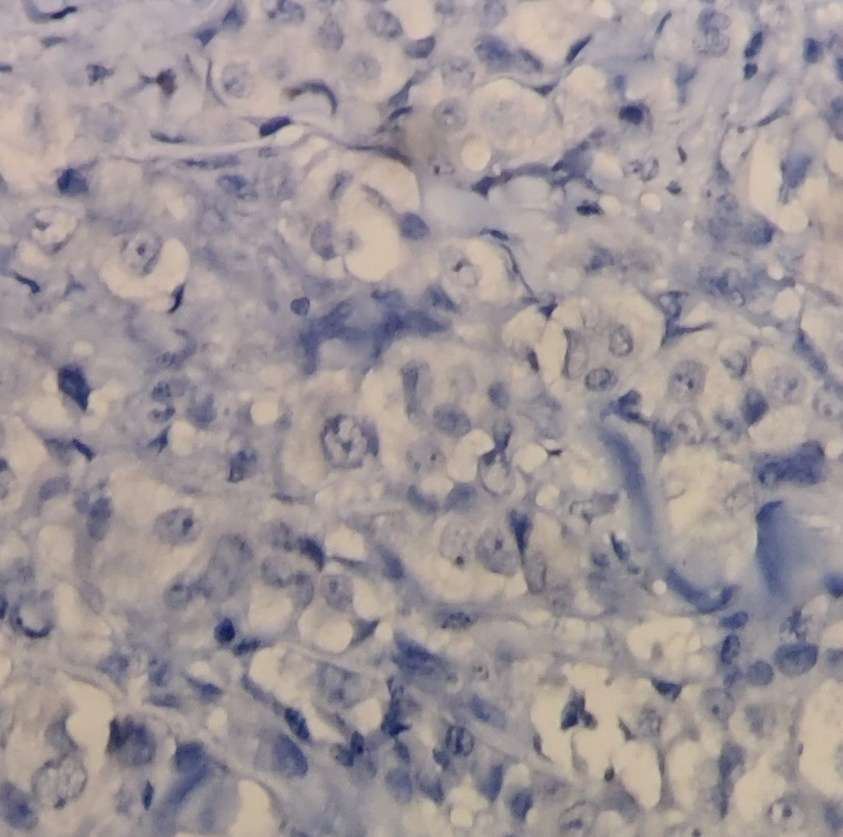
#> input picture scripts/0/0/10Her2.jpg, 843 x 837 px, shrunk from 1049 x 1041 before the run
$ python macenko.py 0/0/10Her2.jpg
#> lines starting #> are read from the running program, lines starting #| are printed output that depends on the picture
"""
Capa 2: Separacion y Variacion de Tincion (Algoritmo de Macenko)
-----------------------------------------------------------------
El algoritmo de Macenko descompone matematicamente una imagen HER2 en
sus dos canales de color fundamentales:
  - Hematoxilina (H): tine los nucleos celulares de azul/violeta.
  - DAB (D): tine la membrana HER2 positiva de marron.

Una vez separados, podemos alterar la concentracion de cada canal
de forma independiente para simular diferentes laboratorios, escáneres
y concentraciones de reactivos. Esto es la base de la síntesis de datos.
"""

import numpy as np
from PIL import Image
import matplotlib.pyplot as plt
import os


# =============================================================================
# 1. MATRICES DE REFERENCIA MACENKO (HE + DAB)
# =============================================================================
# Estos valores son los vectores de absorbancia óptica estándar de la literatura
# para Hematoxilina y DAB en el espacio de densidad óptica (OD).
# Referencia: Macenko et al., ISBI 2009.

# H&E estándar
HE_REFERENCE = np.array([
    [0.5626, 0.7201, 0.4062],
    [0.2159, 0.8012, 0.5581]
])

# IHC / Inmunomarcación (Hematoxilina + DAB)
IHC_REFERENCE = np.array([
    [0.6500, 0.7040, 0.2860],   # Hematoxilina azul/violeta
    [0.2680, 0.5700, 0.7760]    # DAB marrón dorado
])


# [29 lines left out: function calibrate_reference, not called in this run]


# =============================================================================
# 2. CONVERSION RGB <-> DENSIDAD OPTICA (OD)
# =============================================================================

def rgb_to_od(image_rgb):
    """
    Convierte una imagen RGB (uint8) a espacio de Densidad Optica (OD).
    OD = -log(I / I0), donde I0 = 255 (luz blanca de referencia).
    Se clampea a 1e-6 para evitar log(0).
    """
    image_rgb = image_rgb.astype(np.float64)
    image_rgb = np.clip(image_rgb, 1e-6, 255.0)
    od = -np.log(image_rgb / 255.0)
    return od


def od_to_rgb(od):
    """
    Convierte densidad optica de vuelta a RGB (uint8).
    """
    rgb = np.exp(-od) * 255.0
    rgb = np.clip(rgb, 0, 255).astype(np.uint8)
    return rgb


# =============================================================================
# 3. SEPARACION DE CANALES (MACENKO SIMPLIFICADO)
# =============================================================================

def separate_stains(image_rgb, reference=HE_REFERENCE):
    """
    Separa la imagen en sus canales de tincion (H y DAB).

    Retorna:
        concentrations: array (H, W, 2) con la concentracion de cada tincion
                        en cada pixel. Canal 0 = H, Canal 1 = DAB.
        od: imagen en espacio OD.
    """
    h, w, _ = image_rgb.shape
    od = rgb_to_od(image_rgb)

    # Aplanar a (N, 3) para la multiplicacion matricial
    od_flat = od.reshape(-1, 3)

    # Separar usando pseudoinversa de la matriz de referencia
    # OD = C @ M  =>  C = OD @ pinv(M)
    # M shape: (2, 3), pinv(M) shape: (3, 2)
    # od_flat shape: (N, 3), resultado: (N, 2)
    M = reference                          # (2, 3)
    M_pinv = np.linalg.pinv(M)            # (3, 2)
    concentrations = od_flat @ M_pinv     # (N, 2)
    concentrations = concentrations.reshape(h, w, 2)

    return concentrations, od


def reconstruct_from_stains(concentrations, reference=HE_REFERENCE):
    """
    Reconstruye la imagen RGB a partir de las concentraciones y la referencia.
    """
    h, w, _ = concentrations.shape
    conc_flat = concentrations.reshape(-1, 2)

    # OD reconstruido = Concentracion * Matriz de referencia
    od_reconstructed = conc_flat @ reference
    od_reconstructed = od_reconstructed.reshape(h, w, 3)

    return od_to_rgb(od_reconstructed)


# =============================================================================
# 4. AUMENTACION DE COLOR (EL CORAZON DE LA SINTESIS)
# =============================================================================

def augment_staining(
    image_rgb,
    h_scale=1.0,
    dab_scale=1.0,
    h_shift=0.0,
    dab_shift=0.0,
    brightness_scale=1.0,
    stain_type="ihc"
):
    """
    Aplica variaciones controladas de tincion sobre una imagen HER2.

    Parametros:
        h_scale (float):        Factor de escala de Hematoxilina (0.7 = más claro, 1.3 = más oscuro)
        dab_scale (float):      Factor de escala de DAB (0.7 = HER2 debil, 1.3 = HER2 intenso)
        h_shift (float):        Desplazamiento aditivo en H (puede ser negativo)
        dab_shift (float):      Desplazamiento aditivo en DAB
        brightness_scale (float): Simula el brillo general del escaner (0.8 a 1.2)

    Retorna:
        Imagen sintética RGB augmentada.
    """
    ref = IHC_REFERENCE if stain_type == "ihc" else HE_REFERENCE
    concentrations, _ = separate_stains(image_rgb, reference=ref)

    # Alterar concentraciones de cada canal independientemente
    synthetic_conc = concentrations.copy()
    synthetic_conc[:, :, 0] = synthetic_conc[:, :, 0] * h_scale + h_shift    # Hematoxilina
    synthetic_conc[:, :, 1] = synthetic_conc[:, :, 1] * dab_scale + dab_shift  # DAB

    # Evitar concentraciones negativas (no fisicamente posibles)
    synthetic_conc = np.clip(synthetic_conc, 0, None)

    # Reconstruir imagen
    synthetic_rgb = reconstruct_from_stains(synthetic_conc, reference=ref)

    # Aplicar factor de brillo global (simula temperatura de luz del escaner)
    synthetic_rgb = np.clip(
        synthetic_rgb.astype(np.float64) * brightness_scale, 0, 255
    ).astype(np.uint8)

    return synthetic_rgb


# =============================================================================
# 5. GENERADOR DE VARIACIONES SINTETICAS
# =============================================================================

def generate_stain_variants(image_rgb, n_variants=5, seed=None):
    """
    Genera N variaciones sinteticas de una imagen HER2 con tincion aleatoria.

    Retorna:
        Lista de imagenes RGB sinteticas.
    """
    if seed is not None:
        np.random.seed(seed)

    variants = []
    for _ in range(n_variants):
        h_scale       = np.random.uniform(0.7, 1.3)
        dab_scale     = np.random.uniform(0.7, 1.3)
        h_shift       = np.random.uniform(-0.03, 0.03)
        dab_shift     = np.random.uniform(-0.03, 0.03)
        brightness    = np.random.uniform(0.85, 1.15)

        variant = augment_staining(
            image_rgb,
            h_scale=h_scale,
            dab_scale=dab_scale,
            h_shift=h_shift,
            dab_shift=dab_shift,
            brightness_scale=brightness
        )
        variants.append(variant)

    return variants


# =============================================================================
# 6. VISUALIZADOR DE CANALES SEPARADOS
# =============================================================================

def visualize_stain_separation(image_rgb, output_path=None):
    """
    Visualiza la imagen original y sus canales H y DAB separados.
    """
    concentrations, _ = separate_stains(image_rgb)

    # Reconstruir canal H puro (sin DAB)
    c_h = concentrations.copy()
    c_h[:, :, 1] = 0
    h_image = reconstruct_from_stains(c_h)

    # Reconstruir canal DAB puro (sin H)
    c_dab = concentrations.copy()
    c_dab[:, :, 0] = 0
    dab_image = reconstruct_from_stains(c_dab)

    fig, axes = plt.subplots(1, 3, figsize=(15, 5))
    axes[0].imshow(image_rgb)
    axes[0].set_title("Original", fontsize=12)
    axes[0].axis("off")

    axes[1].imshow(h_image)
    axes[1].set_title("Canal H\n(Hematoxilina - Núcleos)", fontsize=12)
    axes[1].axis("off")

    axes[2].imshow(dab_image)
    axes[2].set_title("Canal DAB\n(HER2 Membrana)", fontsize=12)
    axes[2].axis("off")

    plt.tight_layout()
    if output_path:
        plt.savefig(output_path, dpi=200, facecolor='white')
        print(f"Separacion de canales guardada en: {output_path}")
    plt.show()


# =============================================================================
# 7. PRUEBA CON IMAGEN REAL
# =============================================================================

def run_test(image_path, output_dir):
    """
    Corre el pipeline completo de Capa 2 sobre una imagen JPEG o PNG real.
    """
#> called with image_path = '0/0/10Her2.jpg', output_dir = 'scripts/../output_sintetico'
    os.makedirs(output_dir, exist_ok=True)

    print(f"Cargando imagen: {image_path}")
    image_pil = Image.open(image_path).convert("RGB")
#> image_pil is the input picture: PIL image 843x837 RGB; mean R, G, B 159.1, 149.9, 153.2
    image_rgb = np.array(image_pil)

    print(f"Tamano: {image_rgb.shape}, dtype: {image_rgb.dtype}")
#| Tamano: (837, 843, 3), dtype: uint8

    # A. Separacion de canales
    visualize_stain_separation(
        image_rgb,
        output_path=os.path.join(output_dir, "separacion_canales.png")
    )
#> in rgb_to_od, `od = -np.log(image_rgb / 255.0)`:
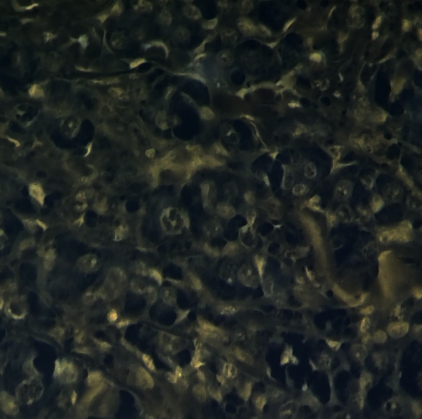
#> od: shape (837, 843, 3) float64 (shown at 1/2 size); mean R, G, B 0.493, 0.548, 0.516; drawn with min black and max white
#> in separate_stains, `M = reference`: M = [[0.563, 0.72, 0.406], [0.216, 0.801, 0.558]]
#> in separate_stains, `M_pinv = np.linalg.pinv(M)`: M_pinv = [[2.52, -2.11], [-0.146, 0.936], [-0.763, 1.26]]
#> in separate_stains, `concentrations = od_flat @ M_pinv`: concentrations = 705591 pairs, first value 0.116 to 6.06, second value -2.55 to 0.432
#> in reconstruct_from_stains, `conc_flat = concentrations.reshape(-1, 2)`: conc_flat = 705591 pairs, first value 0.116 to 6.06, second value 0 to 0
#> in od_to_rgb, `rgb = np.exp(-od) * 255.0`:
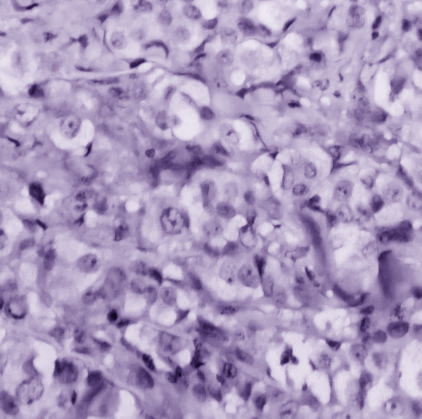
#> rgb: shape (837, 843, 3) float64 (shown at 1/2 size); mean of channels 0, 1, 2 170.2, 153.2, 189.5; drawn as R, G, B
#> in od_to_rgb (call 2), `rgb = np.clip(rgb, 0, 255).astype(np.uint8)`:
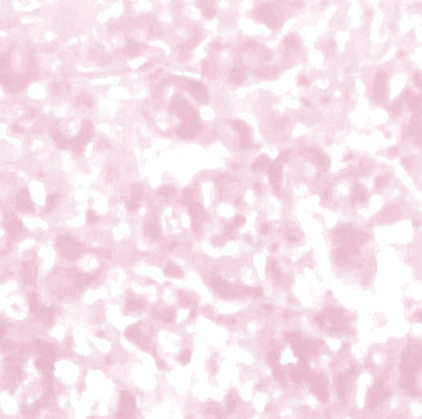
#> rgb: shape (837, 843, 3) (shown at 1/2 size); mean of channels 0, 1, 2 246.5, 226.4, 234.4; drawn as R, G, B

    # B. Generacion de 5 variaciones sinteticas
    print("Generando variaciones sinteticas de tincion...")
    variants = generate_stain_variants(image_rgb, n_variants=5, seed=42)
#> the loop in generate_stain_variants, `for _ in range(n_variants):` made 5 passes
#> pass 1, in augment_staining, `synthetic_rgb = np.clip( synthetic_rgb.astype(np.float64) * brightness..`:
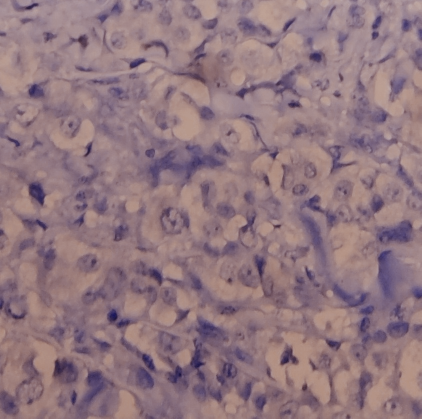
#> synthetic_rgb: shape (837, 843, 3) (shown at 1/2 size); mean of channels 0, 1, 2 145.5, 119.3, 127.3; drawn as R, G, B
#> after the loop in generate_stain_variants, `for _ in range(n_variants):`: variants = 5 items
#> variants = 5 items

    fig, axes = plt.subplots(2, 3, figsize=(15, 10))
    axes = axes.flatten()

    axes[0].imshow(image_rgb)
    axes[0].set_title("ORIGINAL", fontsize=12, fontweight='bold')
    axes[0].axis("off")

    for i, variant in enumerate(variants):
        axes[i+1].imshow(variant)
        axes[i+1].set_title(f"Sintética #{i+1}", fontsize=11)
        axes[i+1].axis("off")
#> this loop made 5 passes

    plt.suptitle("Augmentación de Tinción: Original vs Variaciones Sintéticas (Macenko)", fontsize=13)
    plt.tight_layout()
    out_path = os.path.join(output_dir, "variaciones_sinteticas.png")
    plt.savefig(out_path, dpi=200, facecolor='white')
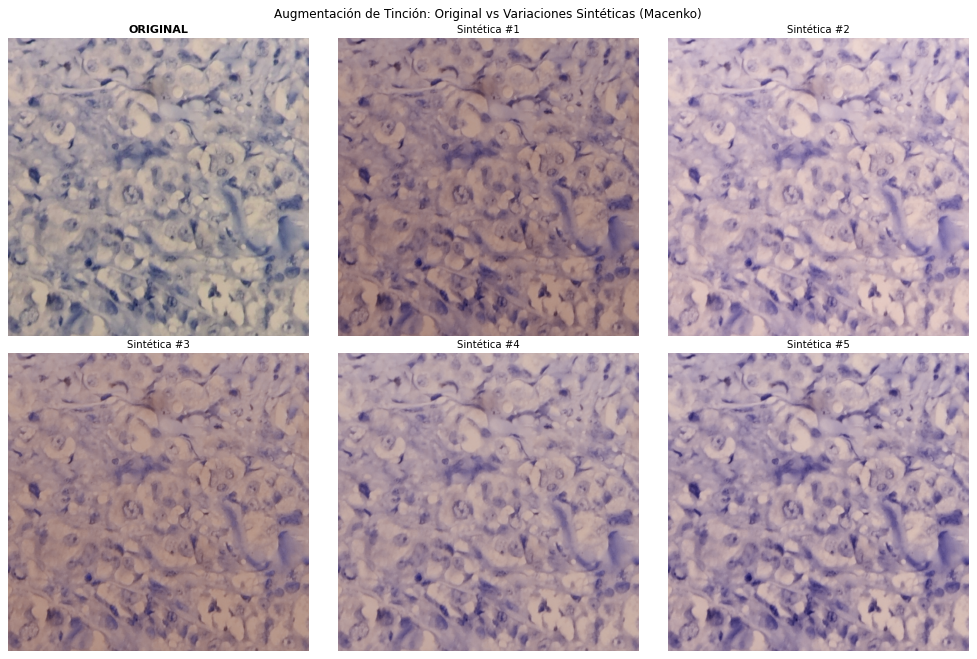
#> figure drawn by matplotlib, 6 panels
    print(f"Panel de variaciones guardado en: {out_path}")
    plt.show()


if __name__ == "__main__":
    import sys

    # Uso: python macenko.py ruta/imagen.jpg
    if len(sys.argv) > 1:
        img_path = sys.argv[1]
    else:
        # Busca automaticamente una imagen en imagenes_test/
        base = os.path.join(os.path.dirname(__file__), "..", "imagenes_test")
        candidates = []
        if os.path.exists(base):
            for f in os.listdir(base):
                if f.lower().endswith((".jpg", ".jpeg", ".png", ".tiff", ".tif")):
                    candidates.append(os.path.join(base, f))

        if not candidates:
            print("No se encontraron imagenes en 'imagenes_test/'. Cargalas y vuelve a correr.")
            print("Uso: python macenko.py ruta/a/imagen.jpg")
            exit(1)

        img_path = candidates[0]
        print(f"Imagen detectada automaticamente: {img_path}")

    output_dir = os.path.join(os.path.dirname(__file__), "..", "output_sintetico")
    run_test(img_path, output_dir)

$ run again, on scripts/0/0/13Her2.jpg
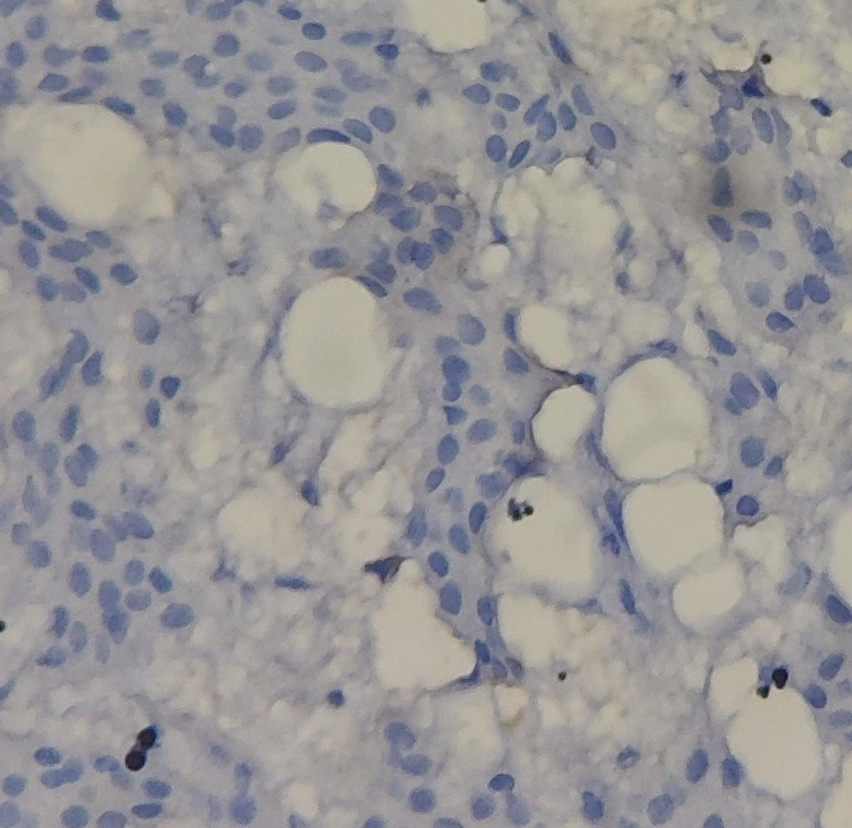
#> input picture scripts/0/0/13Her2.jpg, 852 x 828 px, shrunk from 1029 x 1001 before the run
#> in run_test, image_pil is the input picture: PIL image 852x828 RGB; mean R, G, B 150.9, 149.2, 150.7
#| Tamano: (828, 852, 3), dtype: uint8
#> in rgb_to_od, `od = -np.log(image_rgb / 255.0)`:
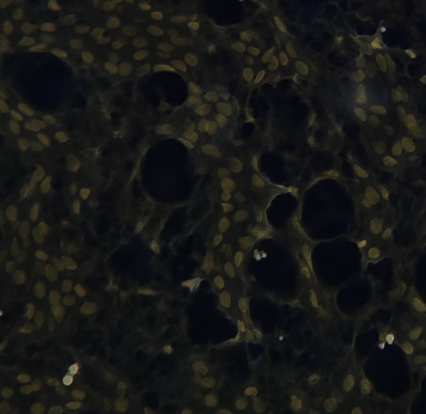
#> od: shape (828, 852, 3) float64 (shown at 1/2 size); mean R, G, B 0.54, 0.548, 0.53; drawn with min black and max white
#> M = [[0.563, 0.72, 0.406], [0.216, 0.801, 0.558]]
#> M_pinv = [[2.52, -2.11], [-0.146, 0.936], [-0.763, 1.26]]
#> concentrations = 705456 pairs, first value 0.271 to 6.77, second value -2.1 to 0.843
#> conc_flat = 705456 pairs, first value 0.271 to 6.77, second value 0 to 0
#> the loop in generate_stain_variants, `for _ in range(n_variants):` made 5 passes
#> pass 1, in od_to_rgb (call 3), `rgb = np.exp(-od) * 255.0`:
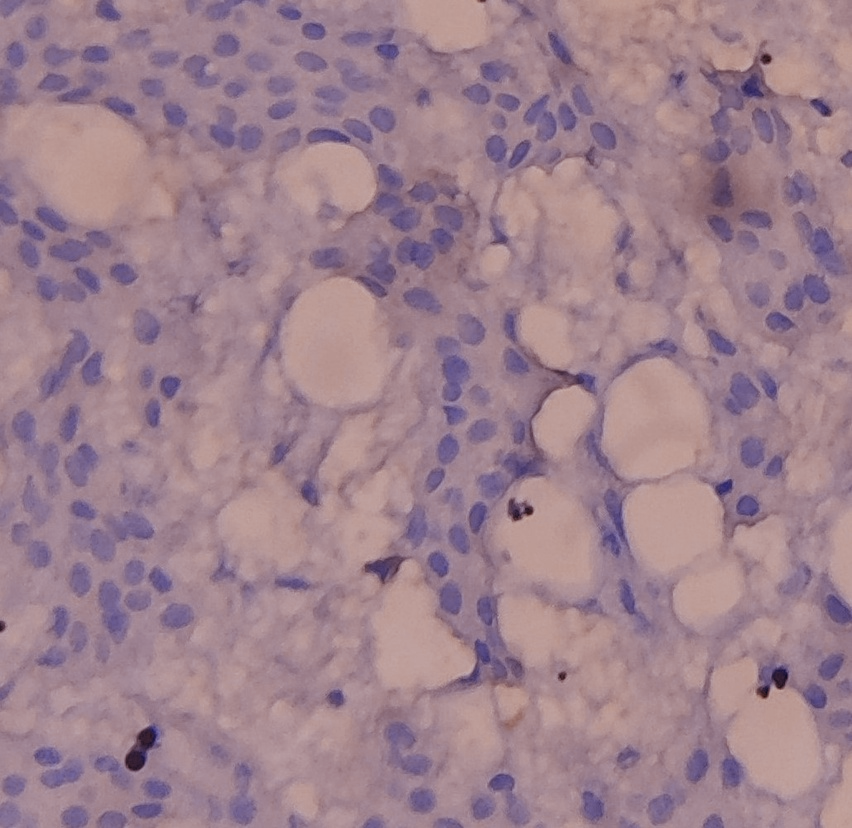
#> rgb: shape (828, 852, 3) float64; mean of channels 0, 1, 2 159, 130.6, 142.6; drawn as R, G, B
#> after the loop in generate_stain_variants, `for _ in range(n_variants):`: variants = 5 items
#> the loop in run_test, `for i, variant in enumerate(variants):` made 5 passes
